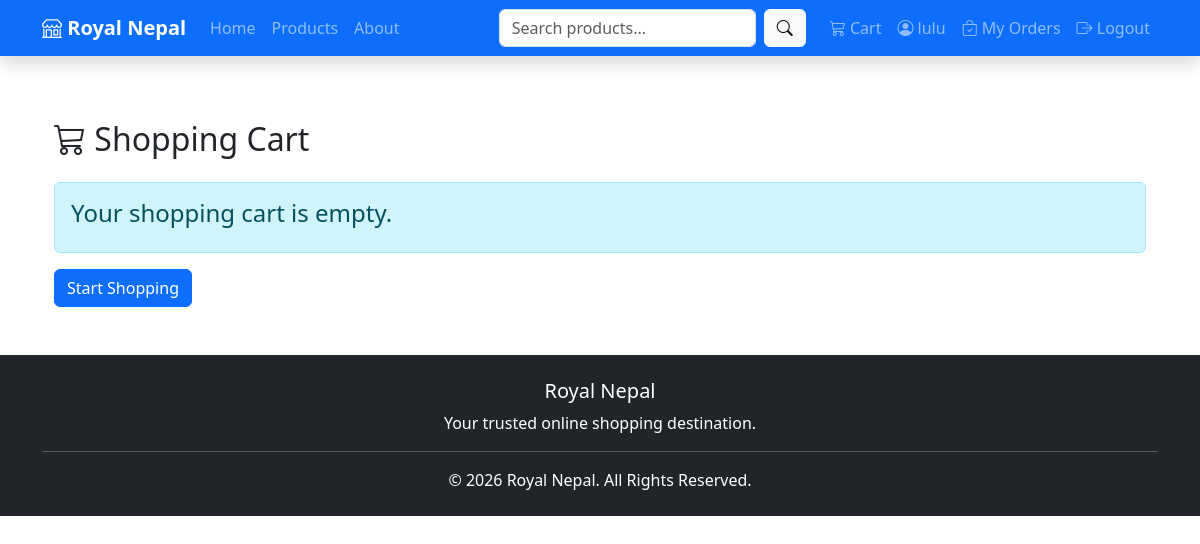
Before: /cart/ (signed in) with the older database file.
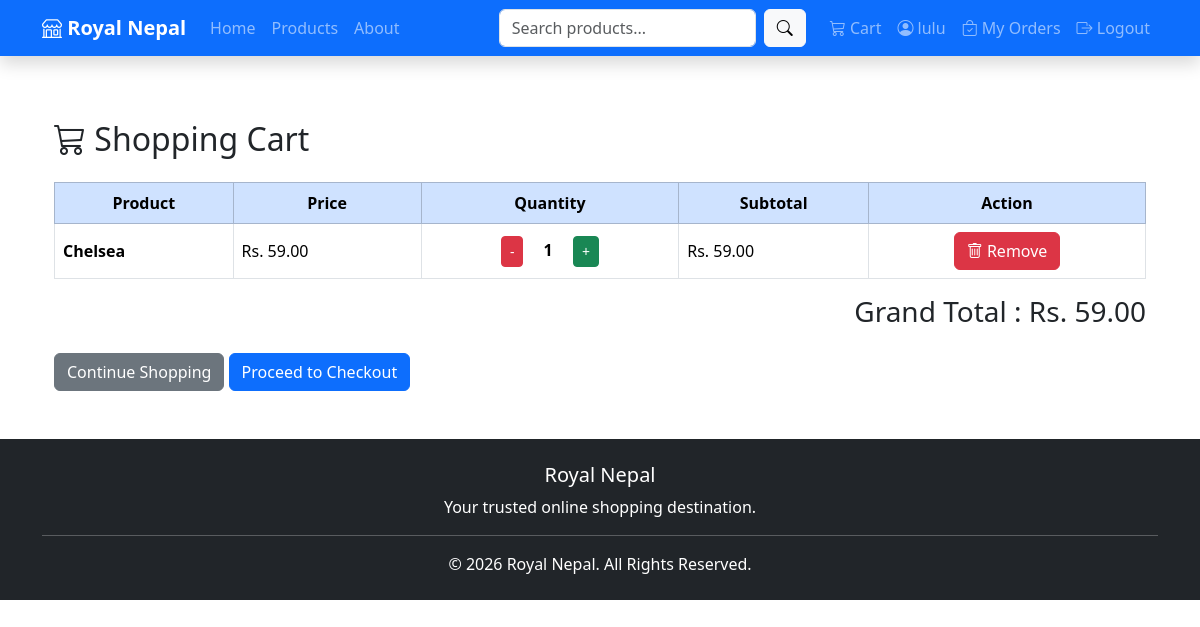
After: the same page with the newer database file.
### cart/models.py (models this page shows, shortened)
class CartItem(models.Model):
    cart = models.ForeignKey(
        Cart,
        on_delete=models.CASCADE
    )
    product = models.ForeignKey(
        Product,
        on_delete=models.CASCADE
    )
    quantity = models.PositiveIntegerField(default=1)
    def subtotal(self):
        return self.product.price * self.quantity

### products/models.py (models this page shows, shortened)
class Product(models.Model):
    category = models.ForeignKey(
        Category,
        on_delete=models.CASCADE
    )
    name = models.CharField(max_length=200)
    description = models.TextField()
    price = models.DecimalField(
        max_digits=10,
        decimal_places=2
    )
    stock = models.PositiveIntegerField(default=0)
    image = models.ImageField(
        upload_to="products/",
        blank=True,
        null=True
    )
    created_at = models.DateTimeField(
        auto_now_add=True
    )

### cart/views.py (the view)
# urls.py: path("", views.cart, name="cart"),
@login_required
def cart(request):
    cart, created = Cart.objects.get_or_create(user=request.user)
    items = CartItem.objects.filter(cart=cart)
    total = 0
    for item in items:
        total += item.subtotal()
    context = {
        "items": items,
        "total": total,
    }
    return render(request, "cart/cart.html", context)

### templates/cart/cart.html
{% extends 'base.html' %}
{% block content %}
<div class="container mt-5">
    <h2 class="mb-4">
        <i class="bi bi-cart3"></i> Shopping Cart
    </h2>
    {% if items %}
    <table class="table table-bordered table-hover align-middle">
        <thead class="table-primary text-center">
            <tr>
                <th>Product</th>
                <th>Price</th>
                <th>Quantity</th>
                <th>Subtotal</th>
                <th>Action</th>
            </tr>
        </thead>
        <tbody>
            {% for item in items %}
            <tr>
                <td>
                    <strong>{{ item.product.name }}</strong>
                </td>
                <td>
                    Rs. {{ item.product.price }}
                </td>
                <td class="text-center">
                    <a href="{% url 'decrease_quantity' item.id %}" class="btn btn-danger btn-sm">
                        -
                    </a>
                    <span class="mx-3 fw-bold">
                        {{ item.quantity }}
                    </span>
                    <a href="{% url 'increase_quantity' item.id %}" class="btn btn-success btn-sm">
                        +
                    </a>
                </td>
                <td>
                    Rs. {{ item.subtotal }}
                </td>
                <td class="text-center">
                    <a href="{% url 'remove_item' item.id %}" class="btn btn-danger">
                        <i class="bi bi-trash"></i> Remove
                    </a>
                </td>
            </tr>
            {% endfor %}
        </tbody>
    </table>
    <div class="text-end">
        <h3>
            Grand Total : Rs. {{ total }}
        </h3>
    </div>
    <div class="mt-4">
        <a href="/products/" class="btn btn-secondary">
            Continue Shopping
        </a>
        <a href="{% url 'checkout' %}" class="btn btn-primary">
    Proceed to Checkout
</a>
    </div>
    {% else %}
    <div class="alert alert-info">
        <h4>Your shopping cart is empty.</h4>
    </div>
    <a href="/products/" class="btn btn-primary">
        Start Shopping
    </a>
    {% endif %}
</div>
{% endblock %}

Changed rows visible on the page:
added CartItem: product.name "Chelsea", product.price "59.00", quantity "1", subtotal "59.00"
Other visible differences:
{{ total }}: (not shown) → "59.00"
text no longer shown: "Your shopping cart is empty. Start Shopping"
text now shown: "Product Price Quantity Subtotal Action Grand Total : Rs. Continue Shopping Proceed to Checkout"
